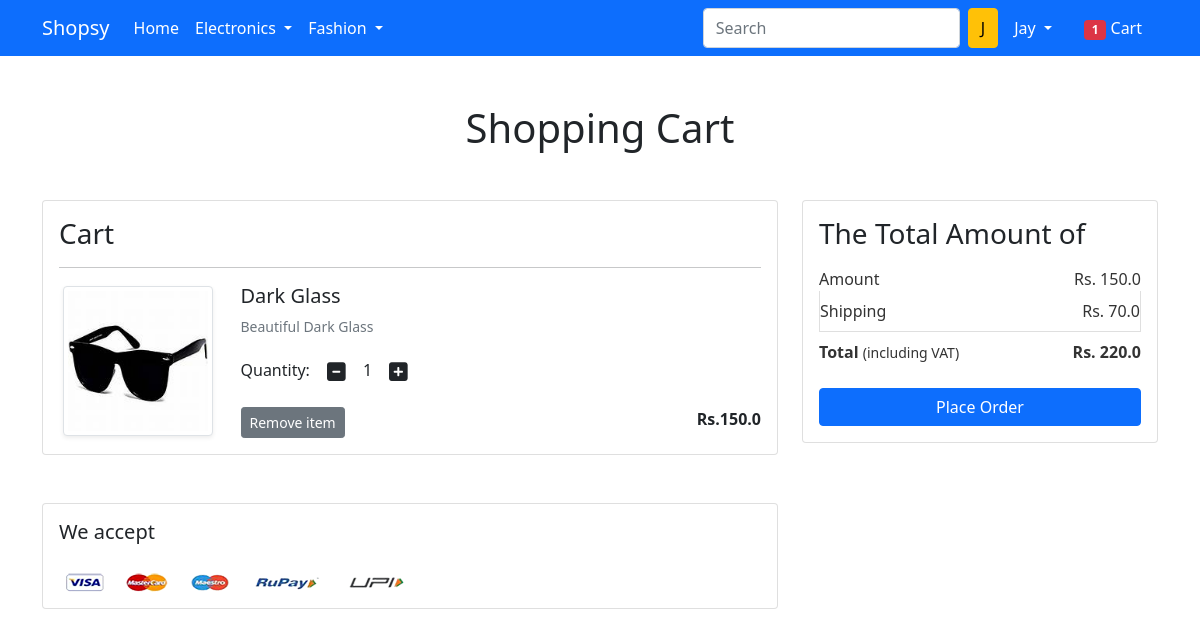
Page /showcart/ (signed in) on the committed database.
### app/models.py (models this page shows, shortened)
class Cart(models.Model):
    is_active = models.BooleanField(default=False)
    user = models.ForeignKey(User, on_delete=models.CASCADE)
    product = models.ForeignKey(Product, on_delete=models.CASCADE)
    quantity = models.PositiveIntegerField(default=1)

class Product(models.Model):
    is_active = models.BooleanField(default=False)
    title = models.CharField(max_length=100)
    selling_price = models.FloatField()
    discount_price = models.FloatField()
    description = models.TextField()
    brand = models.CharField(max_length=100)
    category = models.CharField(choices=CATEGORY_CHOICES, max_length= 20)
    product_image = models.ImageField(upload_to='productimg')

### app/views.py (the view)
# urls.py: path('showcart/', views.show_cart, name='showcart'),
@login_required
def show_cart(request):
    totalitem = 0
    if request.user.is_authenticated:
        totalitem = len(Cart.objects.filter(user=request.user))
        user = request.user
        cart = Cart.objects.filter(user=user)
        amount = 0.0
        shipping_amount = 70.0
        total_amount = 0.0
        cart_product = [p for p in Cart.objects.all() if p.user == user]
        if cart_product:
            for p in cart_product:
                tempamount = (p.quantity * p.product.discount_price) #quantity multiply price
                amount += tempamount # add all tempamount
                totalamount = amount +shipping_amount
            return render(request, 'app/addtocart.html', {'carts':cart, 'totalamount': totalamount, 'amount':amount, 'totalitem':totalitem})
        else:
            return render(request, 'app/emptycart.html')

### app/templates/app/addtocart.html (shortened to what this page needs)
{% extends 'app/base.html' %}
{% load static %}
{% block main-content %}
<div class="container my-5">
 <div class="row">
  <h1 class="text-center mb-5">Shopping Cart</h1>
  <div class="col-sm-8">
  <div class="card">
   <div class="card-body">
    <h3>Cart</h3>
    {% for cart in carts %}
    <hr>
    <div class="row">
     <div class="col-sm-3 text-center align-self-center"><img src="{{cart.product.product_image.url}}" alt="" srcset="" class="img-fluid img-thumbnail shadow-sm" height="150" width="150"> </div>
     <div class="col-sm-9">
      <div>
       <h5>{{cart.product.title}}</h5>
       <p class="mb-2 text-muted small">{{cart.product.description}}</p>
       <div class="my-3">
        <label for="quantity">Quantity:</label>
        <a class="minus-cart btn" pid="{{cart.product.id}}"><i class="fas fa-minus-square fa-lg"></i></a>
          <span id="quantity">{{cart.quantity}}</span>
        <a class="plus-cart btn " pid="{{cart.product.id}}"><i class="fas fa-plus-square fa-lg"></i></a>
       </div>
       <div class="d-flex justify-content-between cart-item">
        <a href="#" class="btn btn-sm btn-secondary mr-3 remove-cart" pid="{{cart.product.id}}">Remove item </a>
        <p class="mb-0"><span><strong>Rs.{{cart.product.discount_price}}</strong></span></p>
       </div>
      </div>
     </div>
    </div>
    {% endfor %}
   </div>
   </div>
  </div>
  <div class="col-sm-4">
   <div class="card">
    <div class="card-body">
      <h3>The Total Amount of</h3>
      <ul class="list-group">
       <li class="list-group-item d-flex justify-content-between align-items-center border-0 px-0 pb-0">Amount<span>Rs. <span id="amount">{{amount}}</span></span></li>
       <li class="list-group-item d-flex justify-content-between align-items-center px-0">Shipping<span>Rs. 70.0</span></li>
       <li class="list-group-item d-flex justify-content-between align-items-center border-0 px-0 mb-3">
        <div>
           <strong>Total</strong> <small>(including VAT)</small>
         </div>
         <span><strong>Rs. <span id="totalamount">{{totalamount}}</span></strong></span>
       </li>
      </ul>
      <div class="d-grid"><a href="{% url 'checkout' %}" class="btn btn-primary">Place Order</a></div>
    </div>
   </div>
  </div>
 </div>
</div>
<div class="container">
 <div class="row">
  <div class="col-sm-8">
   <div class="card">
    <div class="card-body">
      <h5 class="mb-4">We accept</h5>
      <img src="{% static 'app/images/payment.png' %}" alt="" class="img-fluid">
    </div>
  </div>
  </div>
 </div>
</div>
{% endblock main-content %}

### app/templates/app/base.html (shortened to what this page needs)
<!doctype html>
{% load static %}
<html lang="en">
  <head>
    <link href="https://cdn.jsdelivr.net/npm/bootstrap@5.0.0-beta1/dist/css/bootstrap.min.css" rel="stylesheet">
    <link rel="stylesheet" href="{% static 'app/css/owl.carousel.min.css' %}">
    <link rel="stylesheet" href="{% static 'app/css/all.min.css' %}">
    <link href="https://cdnjs.cloudflare.com/ajax/libs/font-awesome/5.15.4/css/all.min.css" rel="stylesheet">
    <link rel="stylesheet" href="{% static 'app/css/style.css' %}">
  </head>
  <body>
    <nav class="navbar navbar-expand-lg navbar-dark bg-primary">
     <div class="container">
       <a class="navbar-brand" href="/">Shopsy</a>
       <div class="collapse navbar-collapse" id="navbarSupportedContent">
         <ul class="navbar-nav me-auto mb-2 mb-lg-0">
           <li class="nav-item">
             <a class="nav-link active" aria-current="page" href="/">Home</a>
           </li>
           <li class="nav-item dropdown">
             <a class="nav-link dropdown-toggle text-white" href="#" id="electronicsDropdown" role="button" data-bs-toggle="dropdown" aria-expanded="false">
               Electronics
             </a>
           </li>
           <li class="nav-item dropdown">
             <a class="nav-link dropdown-toggle text-white" href="#" id="fashionDropdown" role="button" data-bs-toggle="dropdown" aria-expanded="false">
               Fashion
             </a>
           </li>
         </ul>
         <div>
          <ul class="navbar-nav me-auto mb-2 mb-lg-0">
            {% if request.user.is_authenticated %}
            <form class="d-flex">
              <input class="form-control me-2" type="search" placeholder="Search" aria-label="Search">
              <button class="btn btn-warning" type="submit">{{user.username|slice:":1"|capfirst}}</button>
            </form>
           <li class="nav-item dropdown mx-2">
              <a class="nav-link dropdown-toggle text-white" href="#" id="profileDropdown" role="button" data-bs-toggle="dropdown" aria-expanded="false">
                {{user.username|capfirst}}
              </a>
            </li>
            <li class="nav-item mx-2">
             <a href="{% url 'showcart' %}" class="nav-link text-white"><span class="badge bg-danger">{{totalitem}}</span> Cart </a>
            </li>
            {% endif %}
          </ul>
         </div>
       </div>
     </div>
    </nav>
    {% block main-content %} {% endblock main-content %}
  </body>
</html>

### app/static/app/css/style.css (style rules this page uses)
.list-group-item { font-size: 16px; color: #333; transition: background-color 0.3s ease, color 0.3s ease; }

### rows in the picture
Cart: product.product_image (picture), product "Dark Glass", product.description "Beautiful Dark Glass", quantity "1", product.discount_price "150.0"

### other values in the picture
{{ user.username|slice:":1"|capfirst }} "J"
{{ user.username|capfirst }} "Jay"
{{ totalitem }} "1"
{{ amount }} "150.0"
{{ totalamount }} "220.0"
